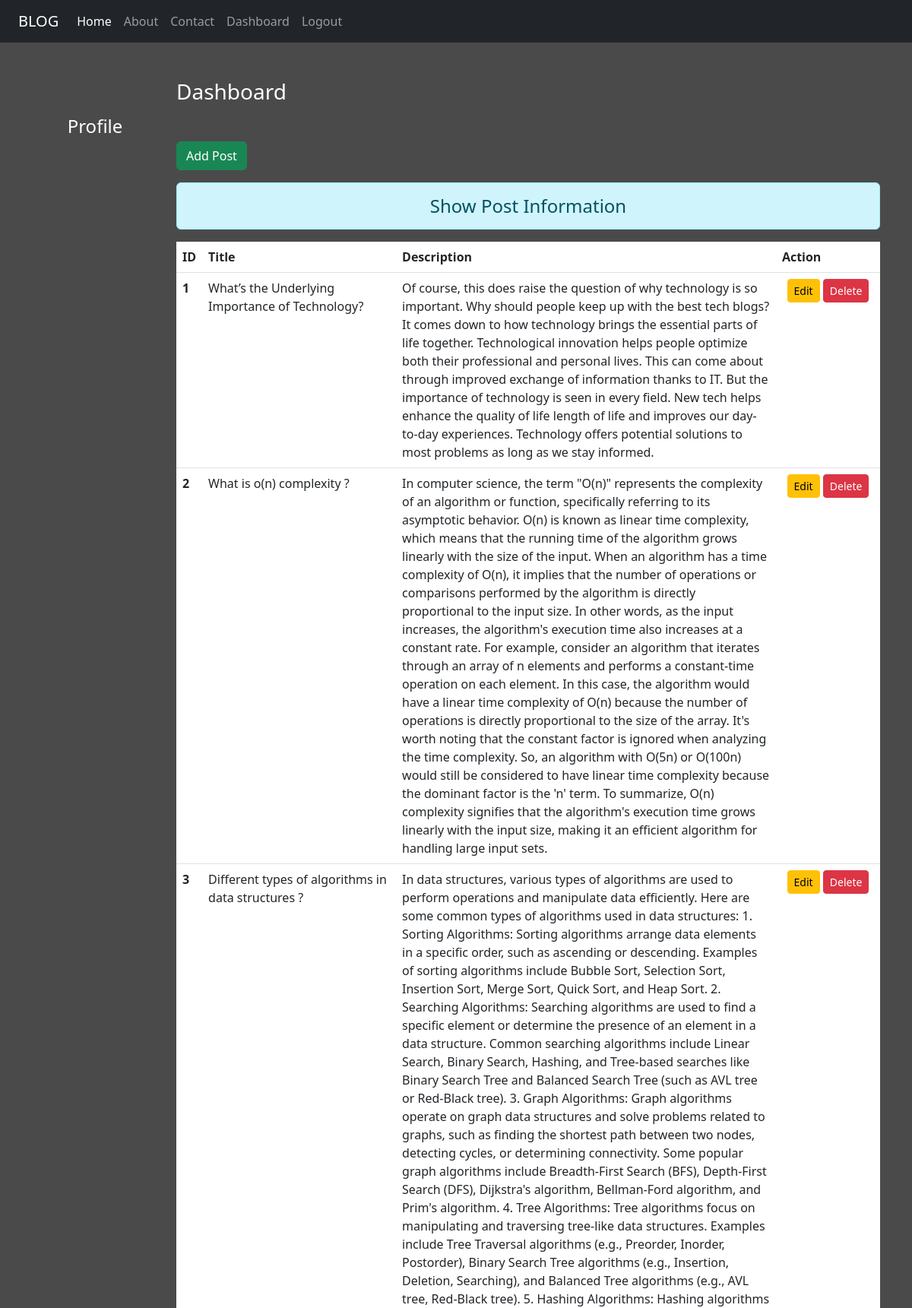
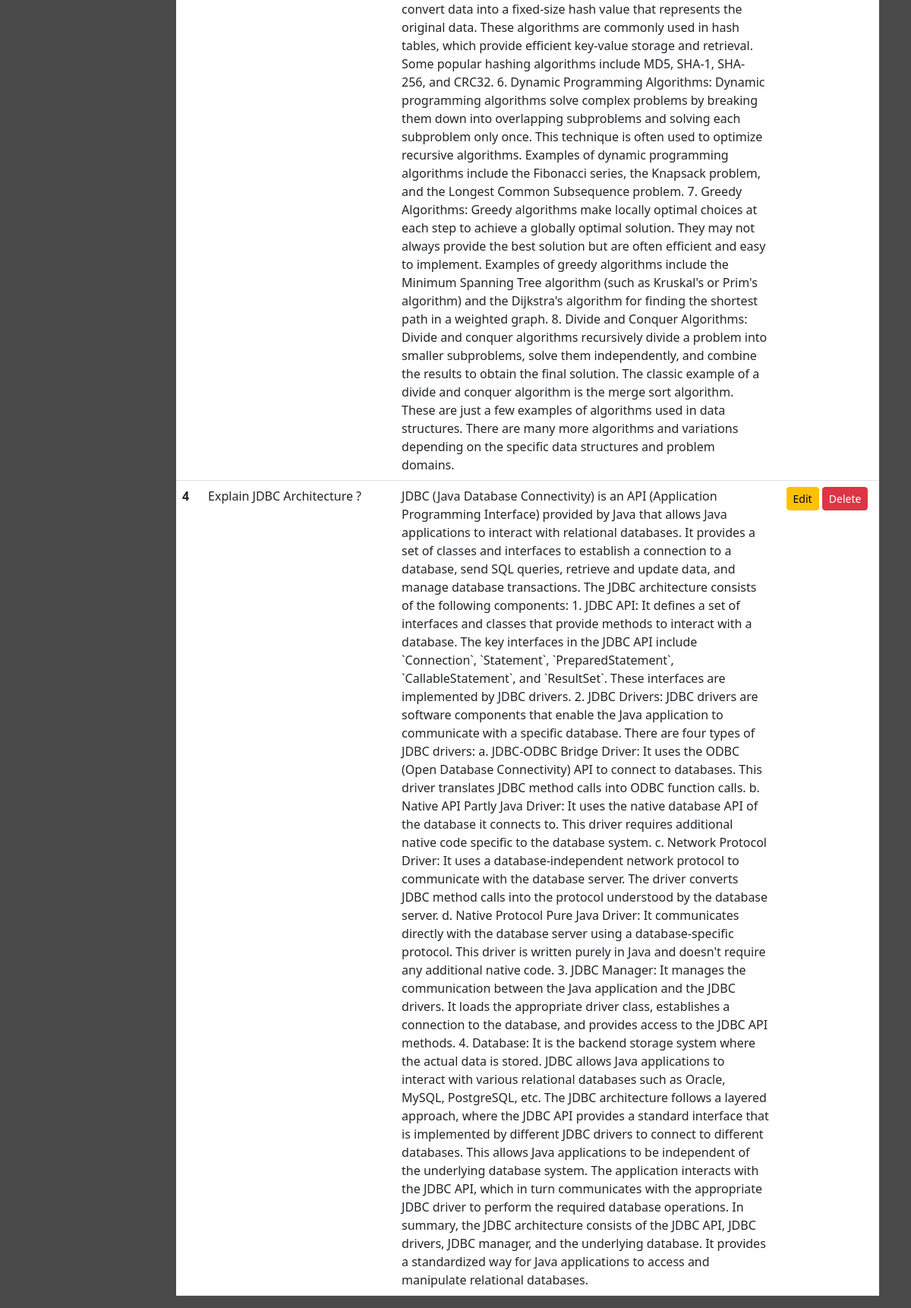
The page /dashboard/ (signed in) on the database its author committed (2 pictures, top to bottom).
### blogg/models.py (models this page shows)
class Post(models.Model):
    title = models.CharField(max_length=150)
    desc = models.TextField()

### blogg/views.py (the view)
# urls.py: path('dashboard/',views.dashboard,name="dashboard"),
def dashboard(request):
    post = Post.objects.all()
    user = request.user
    full_name = user.get_full_name()
    gps = user.groups.all()
    return render(request,'blogg/dashboard.html',{"post":post,"full_name":full_name,"group":gps})

### blogg/templates/blogg/dashboard.html (shortened to what this page needs)
{% extends 'blogg/base.html' %}
{% load static %}
{% block side %}
<div class="col-sm-2 text-white my-5 text-center ">
  <h4 class="my-5">Profile</h4>
</div>
{% endblock side %}
{% block content %}
<div class="col-sm-10">
    <h3 class="text-white my-5">Dashboard</h3>
    <a href={% url 'add' %} class="btn btn-success">Add Post</a>
    <h4 class ="text-center alert alert-info mt-3" >Show Post Information</h4>
    {% if post %}
    <table class="table table-hover bg-white ">
        <thead>
            <tr>
                <th scope="col" style="width : 2% ">ID</th>
                <th scope="col" style="width : 28% ">Title</th>
                <th scope="col" style="width : 55% ">Description</th>
                <th scope="col" style="width : 15% ">Action</th>
            </tr>
        </thead>
        <tbody>
            {% for post in post %}
            <tr>
                <th scope="row">{{post.id}}</th>
                <td>{{post.title}}</td>
                <td>{{post.desc}}</td>
                <td class="text-center">
                    <a href={% url 'update' post.id %} class="btn btn-warning btn-sm">Edit</a>
                    {% if perms.blogg.delete_post %}
                    <form action={% url 'delete' post.id %} method="post" class ="d-inline">
                        <input type="submit" class="btn btn-danger btn-sm" value="Delete">
                    </form>
                    {% endif %}
                </td>
            </tr>
            {% endfor %}
        </tbody>
    </table>
    {% else %}
    <h4 class="text-center alert alert-warning">No Records</h4>
    {% endif %}
</div>
{% endblock content %}

### blogg/templates/blogg/base.html (shortened to what this page needs)
<!doctype html>
{% load static %}
<html lang="en">
  <head>
    <link href="https://cdn.jsdelivr.net/npm/bootstrap@5.3.0/dist/css/bootstrap.min.css" rel="stylesheet">
    <link rel="stylesheet" href="{% static 'blogg/css/style.css' %}">
  </head>
  <body>
    <div class="container-fluid bg-dark">
        {% include 'blogg/navbar.html'%}
    </div>
    <div class="container">
        <div class="row">
            {% block side %}{% endblock side %}
            {% block content %}{% endblock content %}
        </div>
    </div>
  </body>
</html>

### blogg/templates/blogg/navbar.html (shortened to what this page needs)
<!DOCTYPE html>
<html lang="en">
<head>
</head>
<body>
    <nav class="navbar navbar-expand-lg navbar-dark bg-dark">
        <div class="container-fluid">
          <a class="navbar-brand" href="#">BLOG</a>
          <div class="collapse navbar-collapse" id="navbarNav">
            <ul class="navbar-nav">
              <li class="nav-item">
                <a class="nav-link active" aria-current="page" href={% url 'home' %}>Home</a>
              </li>
              <li class="nav-item">
                <a class="nav-link" href={% url 'about' %}>About</a>
              </li>
              <li class="nav-item">
                <a class="nav-link" href= {% url 'contact' %}>Contact</a>
              </li>
              {% if request.user.is_authenticated %}
              <li class="nav-item">
                <a class="nav-link" href={% url 'dashboard' %}>Dashboard</a>
              </li>
              <li class="nav-item">
                <a class="nav-link" href={% url 'logout' %}>Logout</a>
              </li>
              {% endif %}
            </ul>
          </div>
        </div>
      </nav>
</body>
</html>

### blogg/static/blogg/css/style.css (style rules this page uses)
body { background-color: rgb(75,74,74); color: antiquewhite; }

### rows shown on the page
Post: id "1", title "What’s the Underlying Importance of Technology?", desc "Of course, this does raise the question of why technology is so important. Why should people keep up with the best tech blogs? It comes down to how technology brings the essential parts of life together. Technological innovation helps people optimize both their professional and personal lives. This can come about through improved exchange of information thanks to IT. But the importance of technology is seen in every field. New tech helps enhance the quality of life length of life and improves our day-to-day experiences. Technology offers potential solutions to most problems as long as we stay informed."
Post: id "2", title "What is o(n) complexity ?", desc "In computer science, the term \"O(n)\" represents the complexity of an algorithm or function, specifically referring to its asymptotic behavior. O(n) is known as linear time complexity, which means that the running time of the algorithm grows linearly with the size of the input. When an algorithm has a time complexity of O(n), it implies that the number of operations or comparisons performed by the algorithm is directly proportional to the input size. In other words, as the input increases, the algorithm's execution time also increases at a constant rate. For example, consider an algorithm that iterates through an array of n elements and performs a constant-time operation on each element. In…"
Post: id "3", title "Different types of algorithms in data structures ?", desc "In data structures, various types of algorithms are used to perform operations and manipulate data efficiently. Here are some common types of algorithms used in data structures: 1. Sorting Algorithms: Sorting algorithms arrange data elements in a specific order, such as ascending or descending. Examples of sorting algorithms include Bubble Sort, Selection Sort, Insertion Sort, Merge Sort, Quick Sort, and Heap Sort. 2. Searching Algorithms: Searching algorithms are used to find a specific element or determine the presence of an element in a data structure. Common searching algorithms include Linear Search, Binary Search, Hashing, and Tree-based searches like Binary Search Tree and Balanced…"
Post: id "4", title "Explain JDBC Architecture ?", desc "JDBC (Java Database Connectivity) is an API (Application Programming Interface) provided by Java that allows Java applications to interact with relational databases. It provides a set of classes and interfaces to establish a connection to a database, send SQL queries, retrieve and update data, and manage database transactions. The JDBC architecture consists of the following components: 1. JDBC API: It defines a set of interfaces and classes that provide methods to interact with a database. The key interfaces in the JDBC API include `Connection`, `Statement`, `PreparedStatement`, `CallableStatement`, and `ResultSet`. These interfaces are implemented by JDBC drivers. 2. JDBC Drivers: JDBC…"
